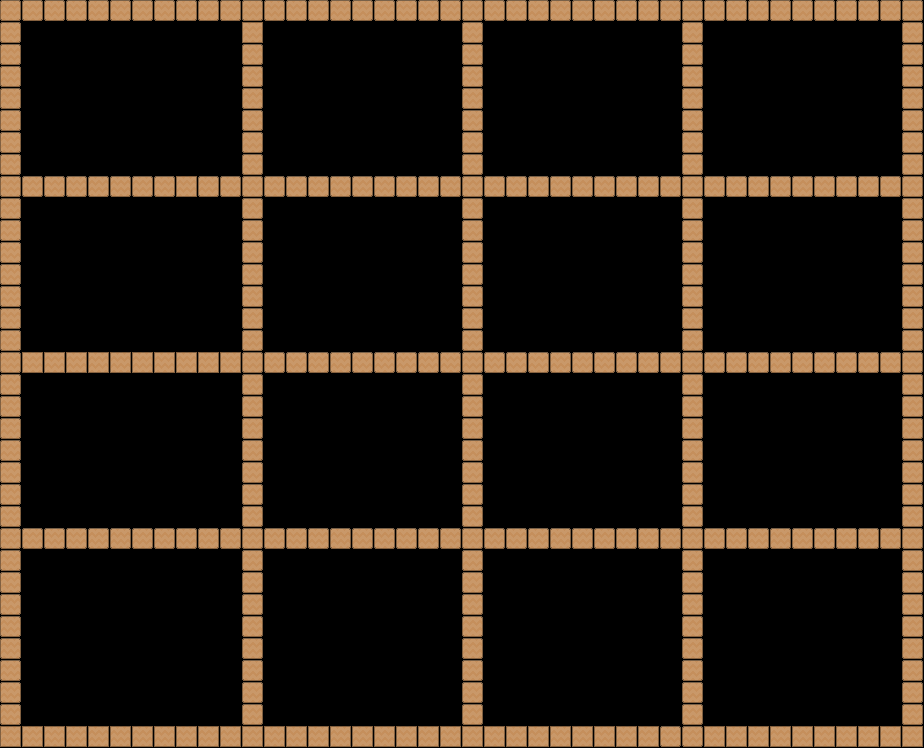

This game map was drawn from its Tiled (.tmx) file and the tilesets committed beside it. A one-line description and the trimmed map source follow:
An orthogonal 42x34 tile map with 22x22 px tiles, 1 tile layer (Tile Layer 1).

<map version="1.0" orientation="orthogonal" renderorder="right-down" width="42" height="34" tilewidth="22" tileheight="22" nextobjectid="1">
 <tileset firstgid="1" name="alien_sheet" tilewidth="22" tileheight="22" spacing="1" margin="3" tilecount="480" columns="30">
  <image source="alien_sheet.png" width="694" height="372" />
 </tileset>
 <layer name="Tile Layer 1" width="42" height="34">
  <data>[1428 cells, 355 non-empty, 2 distinct tile ids]</data>
 </layer>
</map>